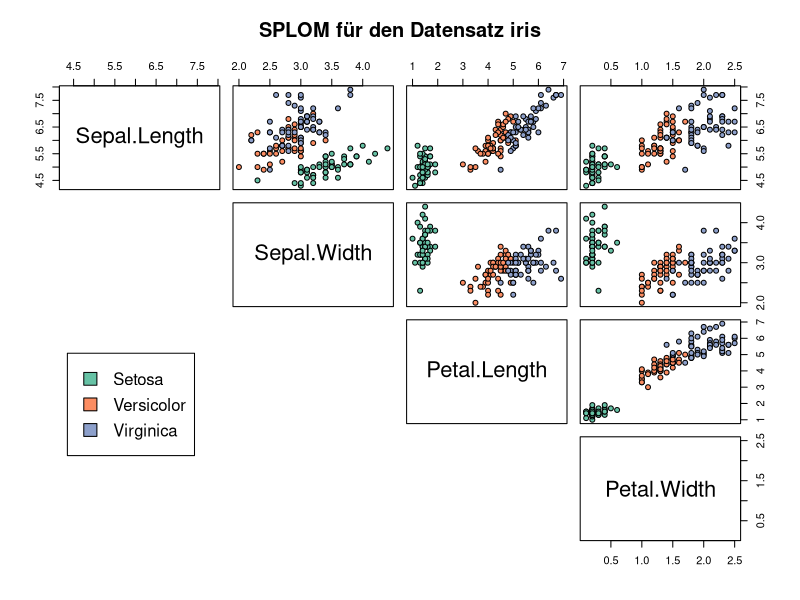
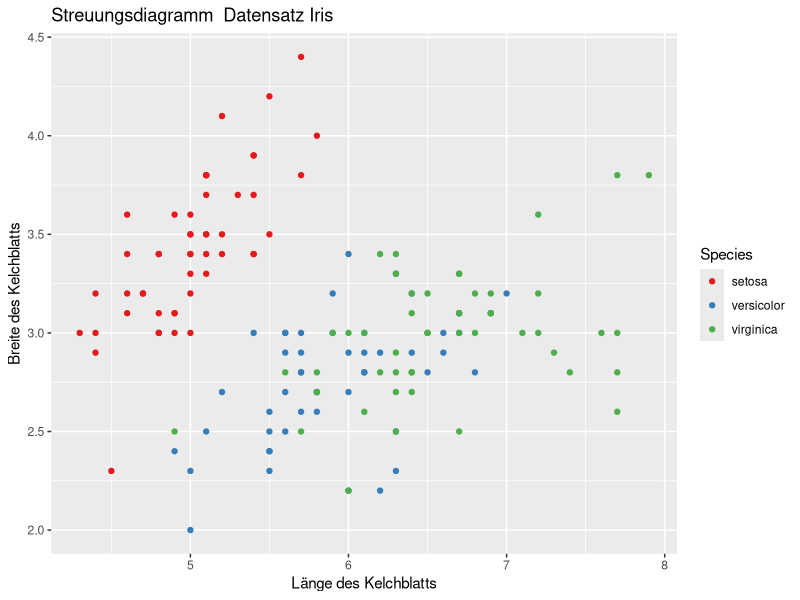
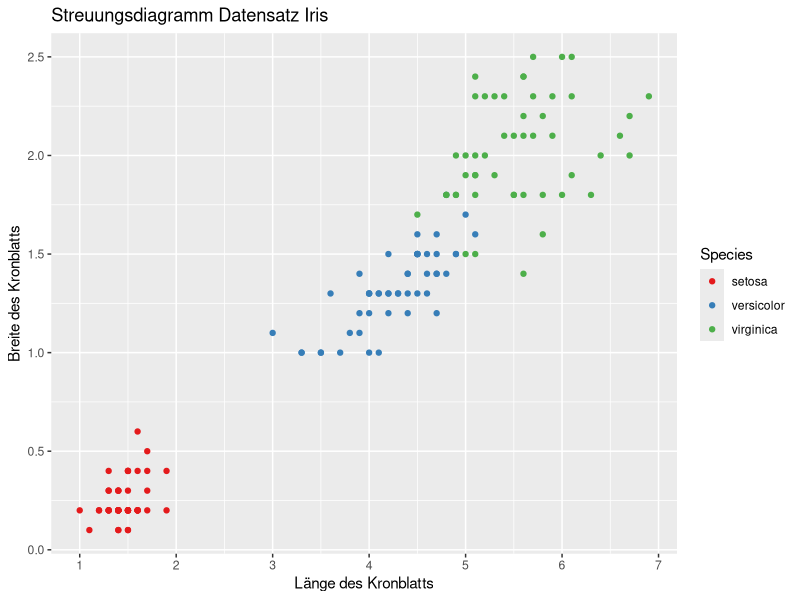
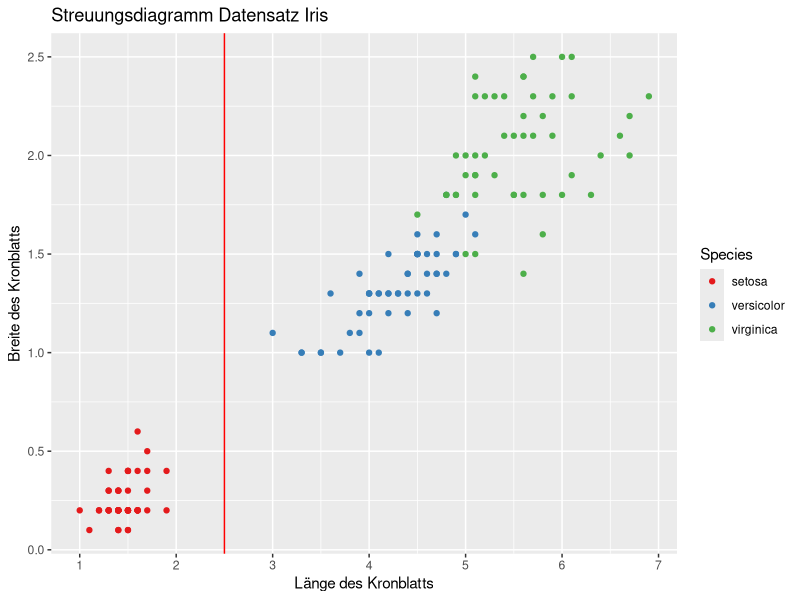
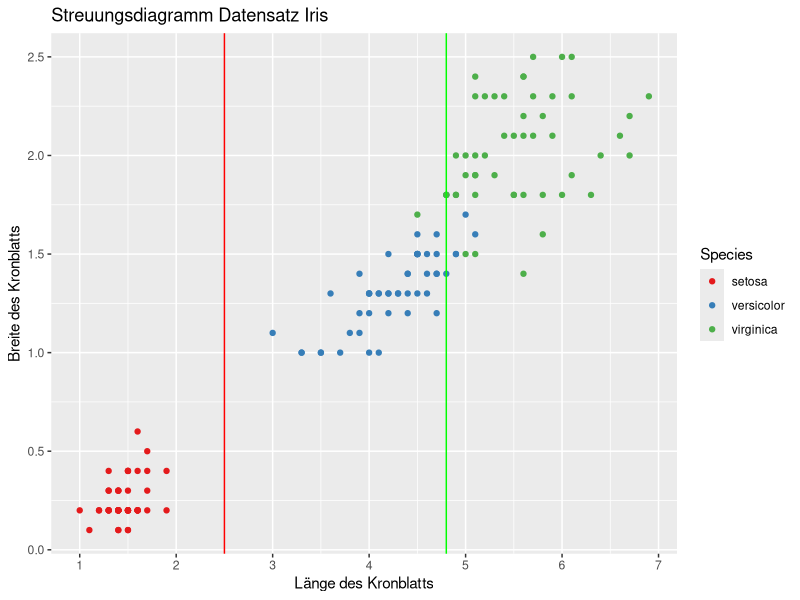
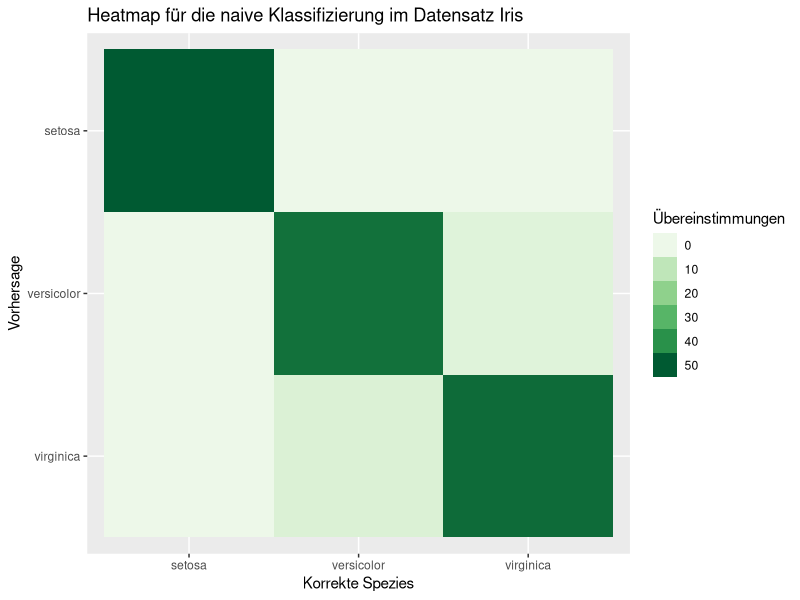
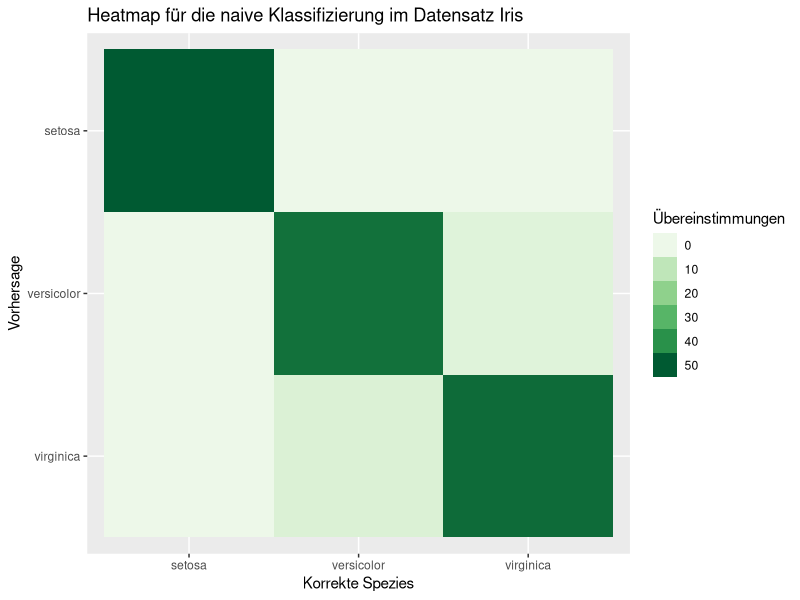
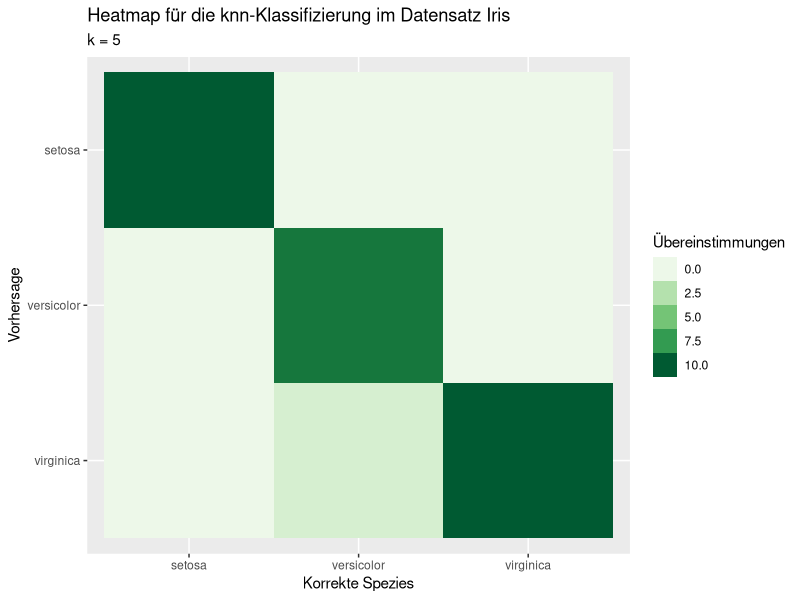

Write the R code that produced these figures, in order.
## ---- chunk 1
knitr::opts_chunk$set(echo = TRUE)
library(knitr)
library(kableExtra)

suppressPackageStartupMessages(library(dplyr))
library(tidyverse)
library(RColorBrewer)
myPalette <- brewer.pal(8, "Set2")
library(MASS)
# Ausgabe von double-Werte mit  zwei Stellen hinter dem Komma
options(digits=3)
## ---- chunk 2
#iris <- as_tibble(datasets::iris)
iris$Species <- as_factor(iris$Species)

kable(head(iris), align="l",
      caption="Tabelle 1: Die ersten Werte im Datensatz Iris") %>%
      kable_styling(bootstrap_options = c("striped", "condensed"), 
                full_width = T, 
                position = "center")

# Die Spalte mit den Spezies ausschließen für die Algorithmen
irisValues <- iris[,-5]
## ---- chunk 3
# Drei Farben aus unserer Farbpalette für das Markieren der drei Spezies speichern
species_col <- myPalette[unclass(iris$Species)]


pairs(iris[1:4], 
      main = "SPLOM für den Datensatz iris",
      pch = 21, 
      cex.labels=2,
      bg = species_col,
      lower.panel=NULL)

par(xpd = TRUE)
legend(x=0.05, y=0.4, 
       legend=c("Setosa", "Versicolor", "Virginica"),
       fill=unique(species_col))
par(xpd = NA)
## ---- chunk 4
ggplot(iris) + 
  geom_point(mapping=aes(x = Sepal.Length, y = Sepal.Width, color = Species)) +
  scale_x_continuous(breaks = seq(0.0, 8.0)) + 
  scale_color_brewer(palette = "Set1") +
  labs(
         title="Streuungsdiagramm  Datensatz Iris",
         x = "Länge des Kelchblatts",
         y = "Breite des Kelchblatts"
  ) 

ggsave(filename="irisScatterSepal.png", plot=last_plot(), 
       device="png",
       path="images/", 
       width=16, 
       height=9, 
       units="cm")

petal.Plot <- ggplot(iris) + 
  geom_point(mapping=aes(x = Petal.Length, y = Petal.Width, color = Species)) +
  scale_x_continuous(breaks = seq(0.0, 8.0)) + 
  scale_color_brewer(palette = "Set1") +
  labs(
         title="Streuungsdiagramm Datensatz Iris",
         x = "Länge des Kronblatts",
         y = "Breite des Kronblatts"         
  ) 

petal.Plot

ggsave(filename="irisScatterPetal.png", plot=last_plot(), 
       device="png",
       path="images/", 
       width=16, 
       height=9, 
       units="cm")
## ---- chunk 5
petal.Plot +
  geom_vline(xintercept=2.5, color="red")

ggsave(filename="irisScatterPetalab.png", plot=last_plot(), 
       device="png",
       path="images/", 
       width=16, 
       height=9, 
       units="cm")
      
## ---- chunk 6
petal.Plot +
  geom_vline(xintercept=2.5, color="red") +
  geom_vline(xintercept=4.8, color="green")

ggsave(filename="irisScatterPetalab2.png", plot=last_plot(), 
       device="png",
       path="images/", 
       width=16, 
       height=9, 
       units="cm")
## ---- chunk 7
classifier <- function(i, barrier.Setosa = 2.5, barrier.Virginica = 4.8) {
  
  if (iris[i, 3] <= barrier.Setosa) {
    return("setosa")
  }
  else if (iris[i, 3] <= barrier.Virginica) {
    return("versicolor")
  }
  else
    return("virginica")
}

checkPrediction <- function(i, prediction) {
  if (prediction == iris[i, 5]) {
    print("Vorhersage korrekt!")
    }
  else {
    print("Vorhersage falsch!")
  }  
}
## ---- chunk 8
i <- 2
predict <- classifier(i)
checkPrediction(i, predict)
## ---- chunk 9
i <- 55
predict <- classifier(i)
checkPrediction(i, predict)
## ---- chunk 10
predictions <- seq(1, 150) %>%
  map_chr(classifier)

correct <- c(rep("setosa", 50), rep("versicolor", 50), rep("virginica", 50))

confusion <- table(correct, predictions)
confusion
## ---- chunk 11
naiveError <- mean(correct != predictions)
## ---- chunk 12
# Geänderte Reihenfolge auf der y-Achse
# quelle: https://stackoverflow.com/questions/
# 12774210/how-do-you-specifically-order-ggplot2-x-axis-instead-of-alphabetical-order
level_order <- c("virginica", "versicolor", "setosa")

confusion %>%
  as_tibble() %>%
  ggplot() + 
  geom_tile(mapping=aes(x=correct, 
                        y=factor(predictions, level=level_order), 
                        fill=n)) + 
  scale_fill_distiller(palette="Greens", 
                       guide="legend",
                       limits = c(0, 50), 
                       direction=1) +
  guides(fill=guide_legend(title="Übereinstimmungen")) +
  labs(
    title="Heatmap für die naive Klassifizierung im Datensatz Iris", 
    x="Korrekte Spezies", 
    y="Vorhersage"
  ) 
## ---- chunk 13
confusion %>%
  as_tibble() %>%
  ggplot() + 
  geom_tile(mapping=aes(x=correct, 
                        y=factor(predictions, level=level_order), 
                        fill=n)) + 
  scale_fill_distiller(palette="Greens", 
                       guide="legend",
                       limits = c(0, 50), 
                       direction=1) +
  scale_y_discrete(breaks = c("virginica", "versicolor", "setosa")) +
  guides(fill=guide_legend(title="Übereinstimmungen")) +
  labs(
    title="Heatmap für die naive Klassifizierung im Datensatz Iris", 
    x="Korrekte Spezies", 
    y="Vorhersage"
  ) 


ggsave(filename="irisNaiveHeat.png", plot=last_plot(), 
       device="png",
       path="images/", 
       width=16, height=9, units="cm")
## ---- chunk 14
library(class)
train.n <- 40
set.seed(42)
setosa.ran <- sample(1:50, train.n)
versicolor.ran <- setosa.ran + 50
virginica.ran <- setosa.ran + 100

train.set <- c(setosa.ran, versicolor.ran, virginica.ran)
train <- iris[train.set, 1:4]
# Wir benötigen die Spezies der Trainingsmenge als Vektor
train.species <- iris[train.set, 5]

test <- iris[-train.set,1:4]
# Wir speichern auch die korrekten Spezies unserer Testmenge
# für die Berechnung des Testfehlers
correct <- iris[-train.set, 5]

k <- 5
predictions <- knn(train, test, train.species, k)

confusion <- table(correct, predictions)
confusion

testError <- mean(correct != predictions)

confusion %>%
  as_tibble() %>%
  ggplot() + 
  geom_tile(mapping=aes(x=correct, 
                        y=factor(predictions, level=level_order),  
                        fill=n)) + 
  scale_fill_distiller(palette="Greens", 
                       guide="legend",
                       limits = c(0, 10), 
                       direction=1) +
  guides(fill=guide_legend(title="Übereinstimmungen")) +
  labs(
    title="Heatmap für die knn-Klassifizierung im Datensatz Iris", 
    subtitle="k = 5",
    x="Korrekte Spezies", 
    y="Vorhersage"
  ) 


ggsave(filename="irisknnHeat.png", plot=last_plot(), 
       device="png",
       path="images/", 
       width=16, height=9, units="cm")
## ---- chunk 15
k <- 3

predictions <- knn(train, test, train.species, k)

confusion <- table(correct, predictions)
confusion

testError.3 <- mean(correct != predictions)

confusion %>%
  as_tibble() %>%
  ggplot() + 
  geom_tile(mapping=aes(x=correct, 
                        y=factor(predictions, level=level_order), 
                        fill=n)) + 
  scale_fill_distiller(palette="Greens", 
                       guide="legend",
                       limits = c(0, 10), 
                       direction=1) +
  guides(fill=guide_legend(title="Übereinstimmungen")) +
  labs(
    title="Heatmap für die knn-Klassifizierung im Datensatz Iris", 
    subtitle="k = 3",
    x="Korrekte Spezies", 
    y="Vorhersage"
  ) 

ggsave(filename="irisknnHeat3.png", plot=last_plot(), 
       device="png",
       path="images/", 
       width=16, height=9, units="cm")

k <- 13

predictions <- knn(train, test, train.species, k)

confusion <- table(correct, predictions)
confusion

testError.13 <- mean(correct != predictions)

confusion %>%
  as_tibble() %>%
  ggplot() + 
  geom_tile(mapping=aes(x=correct, 
                        y=factor(predictions, level=level_order), 
                        fill=n)) + 
  scale_fill_distiller(palette="Greens", 
                       guide="legend",
                       limits = c(0, 10), 
                       direction=1) +
  guides(fill=guide_legend(title="Übereinstimmungen")) +
  labs(
    title="Heatmap für die knn-Klassifizierung im Datensatz Iris", 
    subtitle="k = 13",
    x="Korrekte Spezies", 
    y="Vorhersage"
  ) 

ggsave(filename="irisknnHeat13.png", plot=last_plot(), 
       device="png",
       path="images/", 
       width=16, height=9, units="cm")
## ---- chunk 16
ggplot(test) + 
  geom_point(mapping=aes(x = Petal.Length, y = Petal.Width, color = correct)) +
  scale_x_continuous(breaks = seq(0.0, 8.0)) + 
  scale_color_brewer(palette = "Set1") +
  guides(color=guide_legend(title="Korrekt")) +  
  labs(
         title="Streuungsdiagramm der Testmenge",
         x = "Länge des Kronblatts",
         y = "Breite des Kronblatts"         
  ) 

ggsave(filename="irisScatterPetalCorrect.png", plot=last_plot(), 
       device="png",
       path="images/", 
       width=16, 
       height=9, 
       units="cm")

ggplot(test) + 
  geom_point(mapping=aes(x = Petal.Length, y = Petal.Width, color = predictions)) +
  scale_x_continuous(breaks = seq(0.0, 8.0)) + 
  scale_color_brewer(palette = "Set1") +
  guides(color=guide_legend(title="Vorhersage")) +  
  labs(
         title="Streuungsdiagramm der Testmenge",
         x = "Länge des Kronblatts",
         y = "Breite des Kronblatts"         
  ) 

ggsave(filename="irisScatterPetalPred.png", plot=last_plot(), 
       device="png",
       path="images/", 
       width=16, 
       height=9, 
       units="cm")
## ---- chunk 17
library(rpart)
set.seed(42)

# Wir benötigen die Spalte 5 für glm
train <- iris[train.set,]

test <- iris[-train.set,]

dtree <- rpart(Species ~ Sepal.Length+Sepal.Width+Petal.Length+Petal.Width, 
    data = train,
    method = "class",
    parms=list(split="information")
)

dtree$cptable

plotcp(dtree)

dtree.pruned <- prune(dtree, cp = 0.01)

predictions <- predict(dtree.pruned, test, type="class")
confusion <- table(correct, predictions)

confusion

testError <- mean(correct != predictions)

confusion %>%
  as_tibble() %>%
  ggplot() + 
  geom_tile(mapping=aes(x=correct, 
                        y=factor(predictions, level=level_order), 
                        fill=n)) + 
  scale_fill_distiller(palette="Greens", 
                       guide="legend",
                       limits = c(0, 10), 
                       direction=1) +
  guides(fill=guide_legend(title="Übereinstimmungen")) +
  labs(
    title="Heatmap für die Entscheidungsbaum-Klassifizierung im Datensatz Iris", 
    x="Korrekte Spezies", 
    y="Vorhersage"
  ) 
## ---- chunk 18
library(randomForest)

set.seed(42)
fit.forest <- randomForest(Species ~ Sepal.Length+Sepal.Width+Petal.Length+Petal.Width, 
    data = train,
    na.action = na.roughfix,
    importance = TRUE
)

predictions <- predict(fit.forest, test)
confusion <- table(correct, predictions)

confusion

testError <- mean(correct != predictions)

confusion %>%
  as_tibble() %>%
  ggplot() + 
  geom_tile(mapping=aes(x=correct, 
                        y=factor(predictions, level=level_order), 
                        fill=n)) + 
  scale_fill_distiller(palette="Greens", 
                       guide="legend",
                       limits = c(0, 10), 
                       direction=1) +
  guides(fill=guide_legend(title="Übereinstimmungen")) +
  labs(
    title="Heatmap für die Random Forest-Klassifizierung im Datensatz Iris", 
    x="Korrekte Spezies", 
    y="Vorhersage"
  ) 

ggsave(filename="irisranForHeat.png", plot=last_plot(), 
       device="png",
       path="images/", 
       width=16, height=9, units="cm")
## ---- chunk 19
library(e1071)

set.seed(42)
svm.fit <- svm(Species ~ Sepal.Length+Sepal.Width+Petal.Length+Petal.Width, 
    data = train)

predictions <- predict(fit.forest, test)
confusion <- table(correct, predictions)

confusion

testError <- mean(correct != predictions)

confusion %>%
  as_tibble() %>%
  ggplot() + 
  geom_tile(mapping=aes(x=correct, 
                        y=factor(predictions, level=level_order), 
                        fill=n)) + 
  scale_fill_distiller(palette="Greens", 
                       guide="legend",
                       limits = c(0, 10), 
                       direction=1) +
  guides(fill=guide_legend(title="Übereinstimmungen")) +
  labs(
    title="Heatmap für die SVM-Klassifizierung im Datensatz Iris", 
    x="Korrekte Spezies", 
    y="Vorhersage"
  ) 

ggsave(filename="irisSVMHeat.png", plot=last_plot(), 
       device="png",
       path="images/", 
       width=16, height=9, units="cm")
## ---- chunk 20
iris2 <- iris[,-5]
iris.cluster <- kmeans(iris2, 3, nstart=20)

table(iris.cluster$cluster)
iris.cluster$centers

table(iris[,5], iris.cluster$cluster)
## ---- chunk 21
cluster.factor <- factor(iris.cluster$cluster)
ggplot(iris) + 
  geom_point(mapping=aes(x = Petal.Length, 
                         y = Petal.Width, 
                         color = cluster.factor)) +
  scale_x_continuous(breaks = seq(0.0, 8.0)) + 
  scale_color_brewer(palette="Set1",
                     guide="legend") +
  guides(color=guide_legend(title="Cluster")) +  
  labs(
         title="Datensatz Iris - K-Means (k=3)",
         x = "Länge des Kronblatts",
         y = "Breite des Kronblatts"
  ) 

ggsave(filename="irisKMScatter.png", plot=last_plot(), 
       device="png",
       path="images/", 
       width=16, height=9, units="cm")
